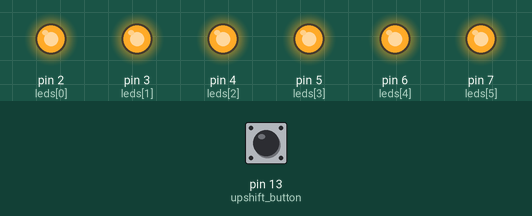
The sketch below on a simulated Arduino Uno, built with avr-gcc and run on an emulated ATmega328P. On the bench: output pins drawn as LEDs (lit = HIGH). Inputs (shaded band) come from the test bench; at power-on: pin 13 (upshift_button) HIGH. What the sketch prints to the serial monitor is not drawn.

Above: at 0.1 s.
At 3.0 s:
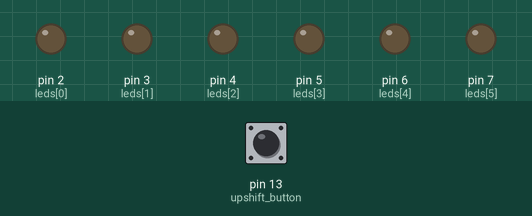
3.1 s: pin 13 (upshift_button) pulled LOW for 0.15 s
Timing chart, 0 to 6.1 s (numbered marks = the images above; inputs shaded):
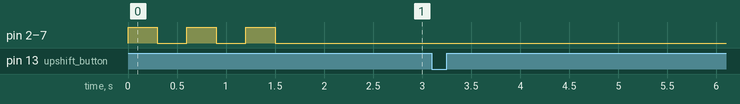

The sketch:

rpm_sim.ino
```cpp
int leds[] = {2,3,4,5,6,7};
int upshift_button = 13;

int gear = 1;
bool lastState = HIGH;
bool currentState;

void setup() {
  for(int i = 0; i < 7; i++)
    pinMode(leds[i], OUTPUT);
  pinMode(upshift_button, INPUT_PULLUP);
  Serial.begin(9600);
  for(int i = 1; i <= 3; ++i)
  {
    for(int i = 0; i < 7; i++)
      digitalWrite(leds[i], HIGH);
    delay(300);
    for(int i = 0; i < 7; ++i)
      digitalWrite(leds[i], LOW);
    delay(300);
  }
}

void loop() {
  currentState = digitalRead(upshift_button);
  if(currentState == LOW && lastState == HIGH && gear < 5){
      gear++;
      Serial.println(gear);
      lastState = LOW;
      delay(50);
  }
  else{
    lastState = currentState;
  }

}
```

Measured:
- after the input at 3.1 s, every drawn part: stays the same
